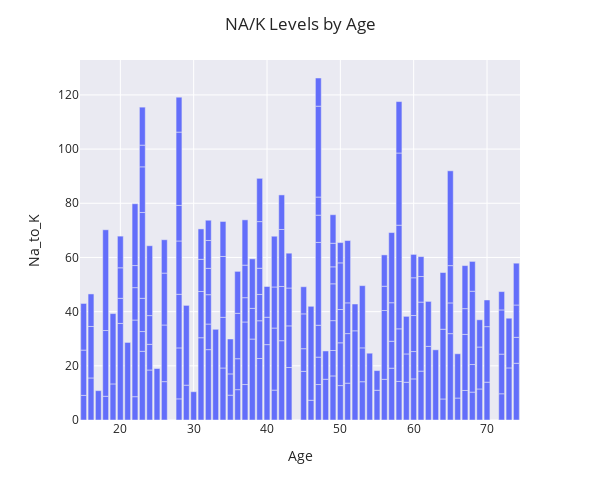

Notebook cell for this chart:
### Markdown cell above
- More patients in the 35-39 age group have normal cholesterol levels than any other age group.

- More patients in the 55-59 age group have high cholesterol levels than any other age group.

### Code cell
fig = px.bar(drug_df, x='Age',y='Na_to_K', height=500, width=600)
fig.update_layout(
    template="seaborn",barmode='stack', xaxis={'categoryorder':'total descending'},
    title='NA/K Levels by Age')
fig

### Figure 1 — Plotly figure (JSON) as saved in the notebook; plotly's stock layout.template omitted (floating-point values rounded to 4 significant figures; data arrays with more than 128 entries replaced by an {"elided": "..."} marker saying what was removed)
{"data": [{"alignmentgroup": "True", "hovertemplate": "Age=%{x}<br>Na_to_K=%{y}<extra></extra>", "legendgroup": "", "marker": {"color": "#636efa", "pattern": {"shape": ""}}, "name": "", "offsetgroup": "", "orientation": "v", "showlegend": false, "textposition": "auto", "type": "bar", "x": {"elided": "200 int values"}, "xaxis": "x", "y": {"elided": "200 float values"}, "yaxis": "y"}], "layout": {"barmode": "stack", "height": 500, "legend": {"tracegroupgap": 0}, "margin": {"t": 60}, "title": {"text": "NA/K Levels by Age"}, "width": 600, "xaxis": {"anchor": "y", "categoryorder": "total descending", "domain": [0, 1], "title": {"text": "Age"}}, "yaxis": {"anchor": "x", "domain": [0, 1], "title": {"text": "Na_to_K"}}}}
